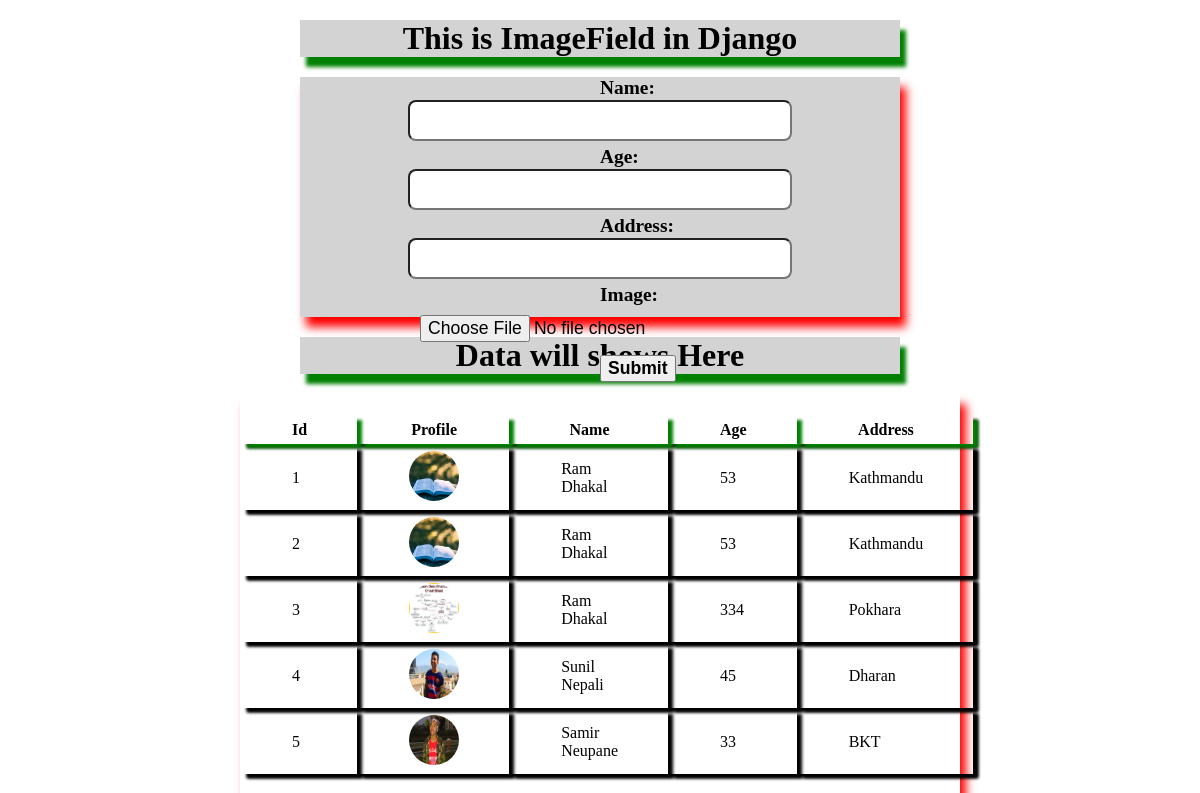
The page / on the database its author committed.
### myapp/models.py (models this page shows)
class Student(models.Model):
    image = models.ImageField(upload_to= 'media/')
    name = models.CharField(max_length=200)
    age = models.IntegerField()
    address = models.CharField(max_length=200)

### myapp/views.py (the view)
# urls.py: 2. Add a URL to urlpatterns:  path('', views.home, name='home')
def home(request):
    if request.method == "POST":
        fm = StudentForm(request.POST,  request.FILES)
        if fm.is_valid():
            fm.save()
            messages.success(request, "form Submitted successfully !")
            return redirect('myapp:home')
    else:
        fm = StudentForm()
    data = Student.objects.all()
    context = {'fm':fm, 'data':data}
    return render(request, 'index.html', context)

### myapp/forms.py
class StudentForm(forms.ModelForm):
    class Meta:
        model = Student
        fields = ['name', 'age', 'address', 'image']

### myapp/templates/index.html (shortened to what this page needs)
<!DOCTYPE html>
<html lang="en">
<head>
</head>
<body>
    <h1>This is ImageField in Django</h1>
    <form  method = "post" enctype="multipart/form-data" novalidate>
        {% for form in fm %}
        <label for="">{{form.label_tag}}</label> <br>
        {{form}}  <br>
        {% endfor %}
        <button type= 'submit'>Submit</button>
    </form>
    <h1>Data will shows Here </h1>
    <div class="container">
        <table>
        <thead>
            <tr>
                <th>Id</th>
                <th>Profile</th>
                <th>Name</th>
                <th>Age</th>
                <th>Address</th>
            </tr>
        </thead>
        <tbody>
            {% for d in data %}
            <tr>
                <td>{{d.id}}</td>
                <td> <img src="{{d.image.url}}"  style = "height:50px; width:50px; border-radius:50px;" alt=""> </td>
                <td>{{d.name}}</td>
                <td>{{d.age}}</td>
                <td>{{d.address}}</td>
            </tr>
            {% endfor %}
        </tbody>
    </table>
    </div>
</body>
</html>

### rows shown on the page
Student: id "1", image (picture), name "Ram Dhakal", age "53", address "Kathmandu"
Student: id "2", image (picture), name "Ram Dhakal", age "53", address "Kathmandu"
Student: id "3", image (picture), name "Ram Dhakal", age "334", address "Pokhara"
Student: id "4", image (picture), name "Sunil Nepali", age "45", address "Dharan"
Student: id "5", image (picture), name "Samir Neupane", age "33", address "BKT"
